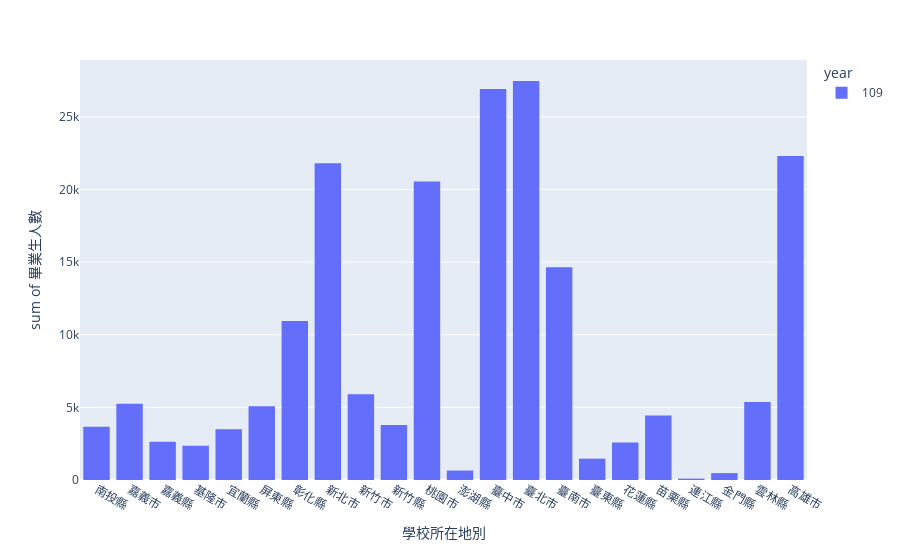

The notebook cell this image was saved under:
### Code cell
import plotly.express as px
fig109 = px.histogram(frames109, x="學校所在地別", y="畢業生人數",
                     color="year",barmode="group")
fig109.show()

### Figure 1 — Plotly figure (JSON) as saved in the notebook; plotly's stock layout.template omitted (floating-point values rounded to 4 significant figures)
{"data": [{"alignmentgroup": "True", "bingroup": "x", "histfunc": "sum", "hovertemplate": "year=109<br>學校所在地別=%{x}<br>sum of 畢業生人數=%{y}<extra></extra>", "legendgroup": "109", "marker": {"color": "#636efa", "pattern": {"shape": ""}}, "name": "109", "offsetgroup": "109", "orientation": "v", "showlegend": true, "type": "histogram", "x": ["南投縣", "嘉義市", "嘉義縣", "基隆市", "宜蘭縣", "屏東縣", "彰化縣", "新北市", "新竹市", "新竹縣", "桃園市", "澎湖縣", "臺中市", "臺北市", "臺南市", "臺東縣", "花蓮縣", "苗栗縣", "連江縣", "金門縣", "雲林縣", "高雄市"], "xaxis": "x", "y": [3669, 5254, 2637, 2360, 3493, 5073, 10949, 21812, 5904, 3778, 20550, 651, 26919, 27468, 14650, 1470, 2579, 4440, 96, 474, 5373, 22310], "yaxis": "y"}], "layout": {"barmode": "group", "legend": {"title": {"text": "year"}, "tracegroupgap": 0}, "margin": {"t": 60}, "xaxis": {"anchor": "y", "domain": [0, 1], "title": {"text": "學校所在地別"}}, "yaxis": {"anchor": "x", "domain": [0, 1], "title": {"text": "sum of 畢業生人數"}}}}
